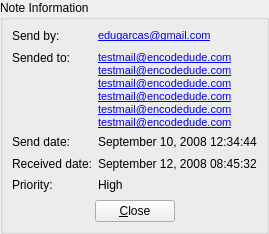
<ui version="4.0" >
 <class>Form</class>
 <widget class="QWidget" name="Form" >
  <property name="geometry" >
   <rect>
    <x>0</x>
    <y>0</y>
    <width>248</width>
    <height>234</height>
   </rect>
  </property>
  <property name="windowTitle" >
   <string>Form</string>
  </property>
  <layout class="QHBoxLayout" name="horizontalLayout" >
   <property name="spacing" >
    <number>0</number>
   </property>
   <property name="margin" >
    <number>0</number>
   </property>
   <item>
    <widget class="QGroupBox" name="groupBox" >
     <property name="title" >
      <string>Note Information</string>
     </property>
     <layout class="QVBoxLayout" name="verticalLayout" >
      <property name="spacing" >
       <number>6</number>
      </property>
      <property name="margin" >
       <number>9</number>
      </property>
      <item>
       <layout class="QGridLayout" name="gridLayout" >
        <property name="horizontalSpacing" >
         <number>6</number>
        </property>
        <item row="0" column="0" >
         <widget class="QLabel" name="label" >
          <property name="layoutDirection" >
           <enum>Qt::LeftToRight</enum>
          </property>
          <property name="text" >
           <string>Send by:</string>
          </property>
          <property name="alignment" >
           <set>Qt::AlignLeading|Qt::AlignLeft|Qt::AlignTop</set>
          </property>
         </widget>
        </item>
        <item row="0" column="1" >
         <widget class="QLabel" name="sendby" >
          <property name="text" >
           <string>&lt;!DOCTYPE HTML PUBLIC "-//W3C//DTD HTML 4.0//EN" "http://www.w3.org/TR/REC-html40/strict.dtd">
&lt;html>&lt;head>&lt;meta name="qrichtext" content="1" />&lt;style type="text/css">
p, li { white-space: pre-wrap; }
&lt;/style>&lt;/head>&lt;body style=" font-family:'MS Shell Dlg 2'; font-size:8.25pt; font-weight:400; font-style:normal;">
&lt;p style=" margin-top:0px; margin-bottom:0px; margin-left:0px; margin-right:0px; -qt-block-indent:0; text-indent:0px;">&lt;a href="mailto:edugarcas@gmail.com">&lt;span style=" text-decoration: underline; color:#0000ff;">edugarcas@gmail.com&lt;/span>&lt;/a>&lt;/p>&lt;/body>&lt;/html></string>
          </property>
          <property name="alignment" >
           <set>Qt::AlignLeading|Qt::AlignLeft|Qt::AlignTop</set>
          </property>
         </widget>
        </item>
        <item row="1" column="0" >
         <widget class="QLabel" name="label_2" >
          <property name="text" >
           <string>Sended to:</string>
          </property>
          <property name="alignment" >
           <set>Qt::AlignLeading|Qt::AlignLeft|Qt::AlignTop</set>
          </property>
         </widget>
        </item>
        <item row="1" column="1" >
         <widget class="QLabel" name="sendedto" >
          <property name="text" >
           <string>&lt;!DOCTYPE HTML PUBLIC "-//W3C//DTD HTML 4.0//EN" "http://www.w3.org/TR/REC-html40/strict.dtd">
&lt;html>&lt;head>&lt;meta name="qrichtext" content="1" />&lt;style type="text/css">
p, li { white-space: pre-wrap; }
&lt;/style>&lt;/head>&lt;body style=" font-family:'MS Shell Dlg 2'; font-size:8.25pt; font-weight:400; font-style:normal;">
&lt;p style=" margin-top:0px; margin-bottom:0px; margin-left:0px; margin-right:0px; -qt-block-indent:0; text-indent:0px; font-size:8pt;">&lt;a href="mailto:testmail@encodedude.com">&lt;span style=" text-decoration: underline; color:#0000ff;">testmail@encodedude.com&lt;/span>&lt;/a>&lt;/p>
&lt;p style=" margin-top:0px; margin-bottom:0px; margin-left:0px; margin-right:0px; -qt-block-indent:0; text-indent:0px; font-size:8pt; text-decoration: underline; color:#0000ff;">&lt;a href="mailto:testmail@encodedude.com">testmail@encodedude.com&lt;/a>&lt;/p>
&lt;p style=" margin-top:0px; margin-bottom:0px; margin-left:0px; margin-right:0px; -qt-block-indent:0; text-indent:0px; text-decoration: underline; color:#0000ff;">&lt;a href="mailto:testmail@encodedude.com">testmail@encodedude.com&lt;/a>&lt;/p>
&lt;p style=" margin-top:0px; margin-bottom:0px; margin-left:0px; margin-right:0px; -qt-block-indent:0; text-indent:0px; text-decoration: underline; color:#0000ff;">&lt;a href="mailto:testmail@encodedude.com">testmail@encodedude.com&lt;/a>&lt;/p>
&lt;p style=" margin-top:0px; margin-bottom:0px; margin-left:0px; margin-right:0px; -qt-block-indent:0; text-indent:0px; text-decoration: underline; color:#0000ff;">&lt;a href="mailto:testmail@encodedude.com">testmail@encodedude.com&lt;/a>&lt;/p>
&lt;p style=" margin-top:0px; margin-bottom:0px; margin-left:0px; margin-right:0px; -qt-block-indent:0; text-indent:0px; text-decoration: underline; color:#0000ff;">&lt;a href="mailto:testmail@encodedude.com">testmail@encodedude.com&lt;/a>&lt;/p>&lt;/body>&lt;/html></string>
          </property>
          <property name="alignment" >
           <set>Qt::AlignLeading|Qt::AlignLeft|Qt::AlignTop</set>
          </property>
         </widget>
        </item>
        <item row="2" column="0" >
         <widget class="QLabel" name="label_3" >
          <property name="text" >
           <string>Send date:</string>
          </property>
          <property name="alignment" >
           <set>Qt::AlignLeading|Qt::AlignLeft|Qt::AlignTop</set>
          </property>
         </widget>
        </item>
        <item row="2" column="1" >
         <widget class="QLabel" name="senddate" >
          <property name="text" >
           <string>September 10, 2008 12:34:44</string>
          </property>
          <property name="textFormat" >
           <enum>Qt::PlainText</enum>
          </property>
          <property name="alignment" >
           <set>Qt::AlignLeading|Qt::AlignLeft|Qt::AlignTop</set>
          </property>
         </widget>
        </item>
        <item row="3" column="0" >
         <widget class="QLabel" name="label_4" >
          <property name="text" >
           <string>Received date:</string>
          </property>
          <property name="alignment" >
           <set>Qt::AlignLeading|Qt::AlignLeft|Qt::AlignTop</set>
          </property>
         </widget>
        </item>
        <item row="3" column="1" >
         <widget class="QLabel" name="receiveddate" >
          <property name="text" >
           <string>September 12, 2008 08:45:32</string>
          </property>
          <property name="alignment" >
           <set>Qt::AlignLeading|Qt::AlignLeft|Qt::AlignTop</set>
          </property>
         </widget>
        </item>
        <item row="4" column="0" >
         <widget class="QLabel" name="label_5" >
          <property name="text" >
           <string>Priority: </string>
          </property>
          <property name="alignment" >
           <set>Qt::AlignLeading|Qt::AlignLeft|Qt::AlignTop</set>
          </property>
         </widget>
        </item>
        <item row="4" column="1" >
         <widget class="QLabel" name="priority" >
          <property name="text" >
           <string>High</string>
          </property>
          <property name="alignment" >
           <set>Qt::AlignLeading|Qt::AlignLeft|Qt::AlignTop</set>
          </property>
         </widget>
        </item>
       </layout>
      </item>
      <item>
       <layout class="QHBoxLayout" name="horizontalLayout_2" >
        <item>
         <spacer name="horizontalSpacer" >
          <property name="orientation" >
           <enum>Qt::Horizontal</enum>
          </property>
          <property name="sizeHint" stdset="0" >
           <size>
            <width>40</width>
            <height>20</height>
           </size>
          </property>
         </spacer>
        </item>
        <item>
         <widget class="QPushButton" name="pushButton" >
          <property name="text" >
           <string>&amp;Close</string>
          </property>
         </widget>
        </item>
        <item>
         <spacer name="horizontalSpacer_2" >
          <property name="orientation" >
           <enum>Qt::Horizontal</enum>
          </property>
          <property name="sizeHint" stdset="0" >
           <size>
            <width>40</width>
            <height>20</height>
           </size>
          </property>
         </spacer>
        </item>
       </layout>
      </item>
     </layout>
    </widget>
   </item>
  </layout>
 </widget>
 <resources/>
 <connections>
  <connection>
   <sender>pushButton</sender>
   <signal>clicked()</signal>
   <receiver>Form</receiver>
   <slot>close()</slot>
   <hints>
    <hint type="sourcelabel" >
     <x>120</x>
     <y>362</y>
    </hint>
    <hint type="destinationlabel" >
     <x>275</x>
     <y>361</y>
    </hint>
   </hints>
  </connection>
 </connections>
</ui>
